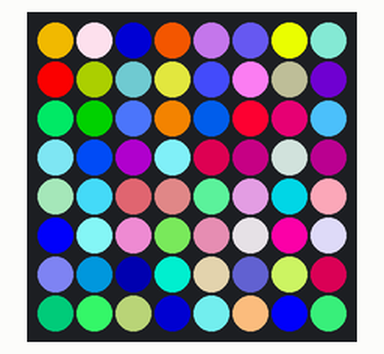
A program run on a simulated Raspberry Pi (BCM pin numbers) with a Sense HAT. Parts: the Sense HAT's 8×8 RGB LED matrix. Random numbers come from a fixed seed. At 8.5 s the program stops and its outputs stay as they are.

Above: at 0.8 s.
At 1.5 s:
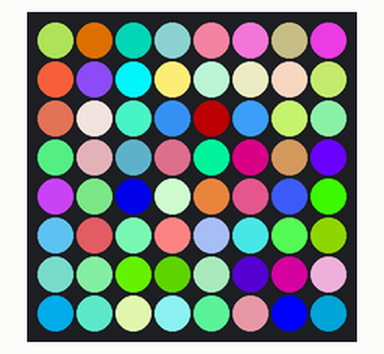
At 2.2 s:
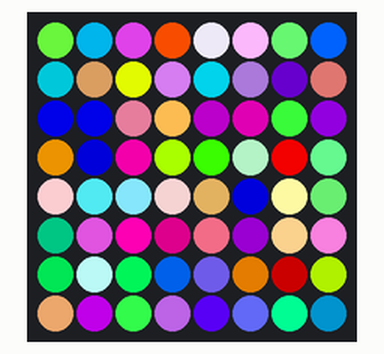
At 4.3 s:
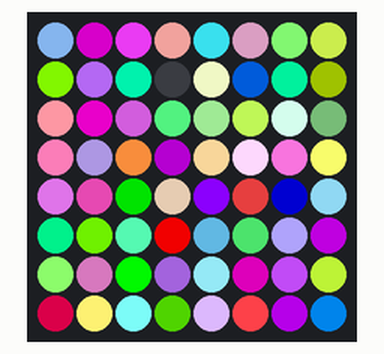
At 5.7 s:
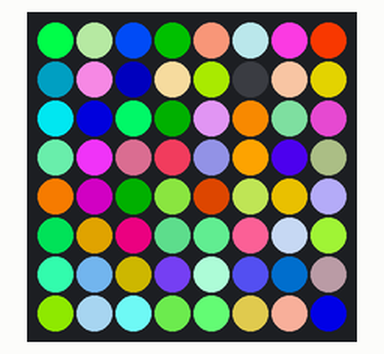
At 7.8 s:
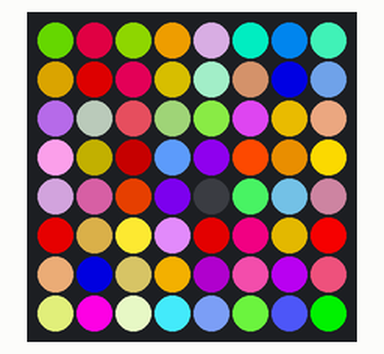

Measured:
- what the display in image 1 shows lasts 0.7 s, from 1.4 s to 2.1 s

The program:

randpix.py
```python
from sense_hat import SenseHat
from random import randint
from time import sleep
sense=SenseHat()
for i in range(1000):
    for b in range(8):
        for a in range(8):
            num1=randint(0,255)
            num2=randint(0,255)
            num3=randint(0,255)
            r=(num1,num2,num3)
            sense.set_pixel(a,b,r)
            sleep(0)
sense.clear()
```
